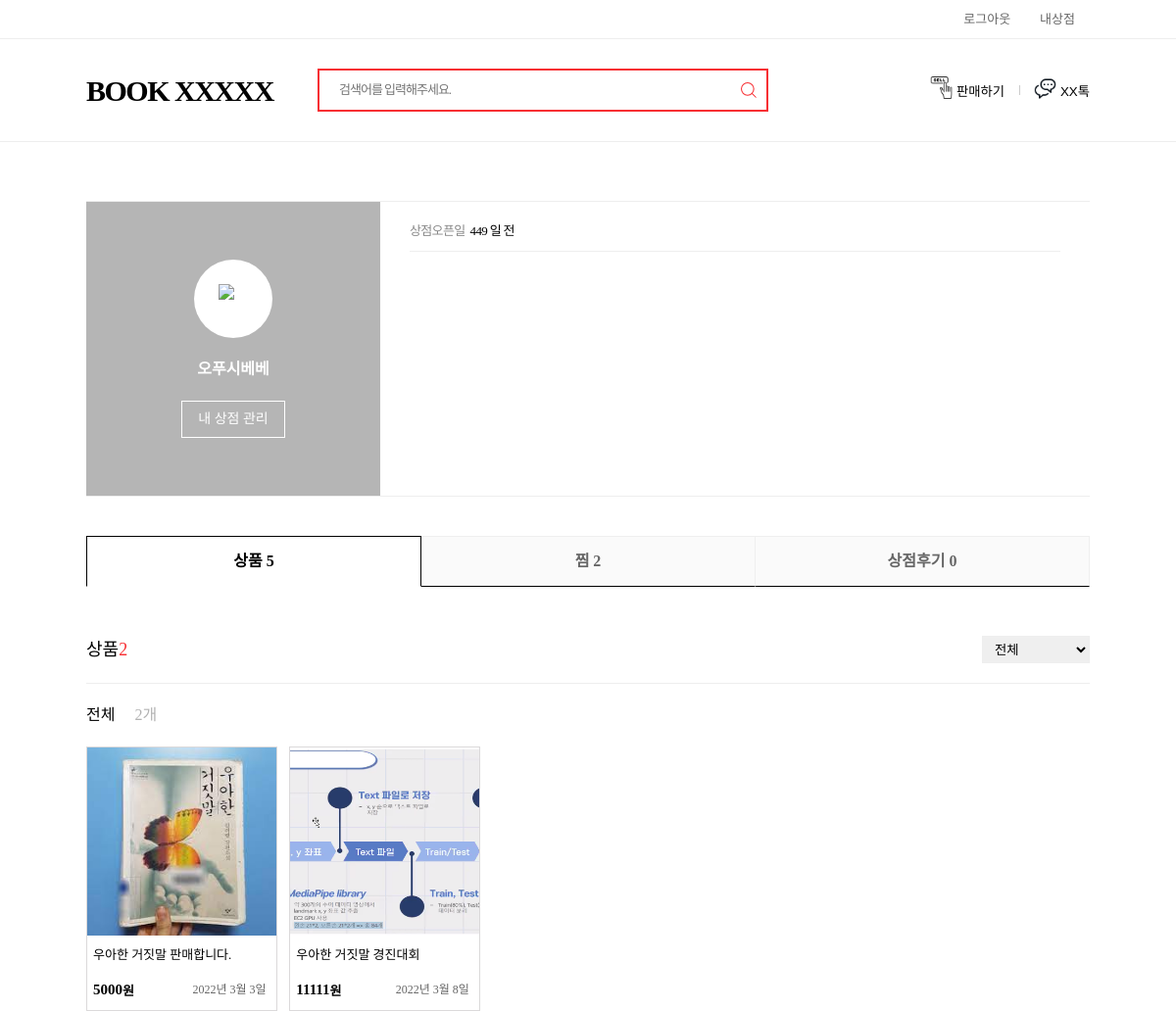
Page /bookL/mypage/ (signed in) on the committed database.
### bookL/models.py (models this page shows)
class Post(models.Model):
    title = models.CharField(max_length=40) #제목
    username = models.ForeignKey(User,on_delete=models.CASCADE) #user id
    price = models.TextField(max_length=20) #가격
    content = models.TextField() # 본문
    created_at = models.DateTimeField(auto_now_add=True) #작성 시간
    photo = models.FileField(blank=True, upload_to="photo_%Y_%m_%d",null=True) #이미지
    like_users = models.ManyToManyField(settings.AUTH_USER_MODEL, related_name='like_articles') # 좋아요

### bookL/views.py (the view)
# urls.py: path('mypage/',views.mypage,name="mypage"),
def mypage(request):
    plist=[]
    if request.user.is_authenticated:
        plist=Post.objects.filter(username=request.user)
    context={'user':request.user, 'plist':plist}
    return render(request,'mypage.html',context)

### Template/mypage.html (shortened to what this page needs)
<!DOCTYPE html>
<html lang="ko">
<head>
	<link rel="stylesheet" href="/static/css/mypage.css">
</head>
<body>
	<div class="container">
		<header class="header">
			<div class="header_top">
				<div class="w_inner">
					{% if not user.is_authenticated %}
						<a href="/bookL/login" class="link_txt">로그인/회원가입</a>
					{% else %}
						<a href= "/bookL/logout"  class="link_txt">로그아웃</a>
						<a href="/bookL/mypage" class="link_txt">내상점</a>
					{% endif %}
				</div>
			</div>
			<div class="header_cont">
				<div class="w_inner">
					<h1 class="logo_tit"><a href="/bookL/" class="link_home">BOOK XXXXX</a></h1>
					<div class="box_search">
						<form action="{% url 'search' %}" method="GET" >
							<fieldset>
								<div class="search_area">
									<input type="text" class="input" placeholder="검색어를 입력해주세요." name="title">
									<button type="submit" class="btn_search"><span class="blind">검색</span></button>
								</div>
							</fieldset>
						</form>
					</div>
					<div class="wrap_utils">
						{% if user.is_authenticated %}
						<button class="btn_util"><span class="ico_comm ico_sell"></span><a href="{% url 'pC' %}">판매하기</a></button>
						{% endif %}
						<button class="btn_util"><span class="ico_comm ico_chat"></span>XX톡</button>
					</div>
				</div>
			</div>
		</header>
		<main class="contents my_contents">
			<div class="w_inner">
				<div class="wrap_info_store">
					<div class="thumb_store">
						<span class="ico_store">
							<img src="/static/images/ico_store.jpg" alt="상점이미지" class="img_g">
						</span>
						<strong class="name_store">{{user.last_name}}</strong>
						<div class="area_btn">
							<a href="#none" class="btn medium">내 상점 관리</a>
						</div>
					</div>
					<div class="info_store">
						<dl class="list_info">
							<dt>상점오픈일</dt>
							<dd>449 일 전</dd>
						</dl>
					</div>
				</div>
				<div class="wrap_tab">
					<ul class="skip_nav">
						<li class="current"><a href="#skip_1">상품 5</a></li>
						<li><a href="#skip_2">찜 2</a></li>
						<li><a href="#skip_3">상점후기 0</a></li>
					</ul>
				</div>
				<div class="skip_container">
					<div id="skip_1" class="skip_content active">
						<div class="wrap_tit">
							<div class="tit_txt">
								상품<span class="em stress">{{plist.count}}</span>
							</div>
							<div class="util_sorting">
								<select name="" id="" class="select">
									<option value="">전체</option>
								</select>
							</div>
						</div>
						<div class="area_sorting">
							<div class="tit_txt">
								전체<span class="em normal">{{plist.count}}개</span>
							</div>
						</div>
						<div class="wrap_prod">
							<table class="list_prod">
								{% for pdata in plist %}
								<tr onclick="location.href='/shop/shopping/{{ pdata.pk }}/'">
									<td class="thumb_img">
										<img src="{{pdata.photo.url}}" alt="">
									</td>
									<td class="tit_prod">
										{{ pdata.title }}
									</td>
									<td class="price_prod">
										<em class="num_price">{{ pdata.price }}</em>원
									</td>
									<td class="date_prod">
										{{ pdata.created_at|date}}
									</td>
								</tr>
								{% endfor %}
							</table>
						</div>
					</div>
				</div>
			</div>
		</main>
	</div>
</body>
</html>

### rows in the picture
Post: photo (picture), title "우아한 거짓말 판매합니다.", price "5000", created_at "2022년 3월 3일"
Post: photo (picture), title "우아한 거짓말 경진대회", price "11111", created_at "2022년 3월 8일"

### other values in the picture
{{ user.last_name }} "오푸시베베"
{{ plist.count }} "2"
